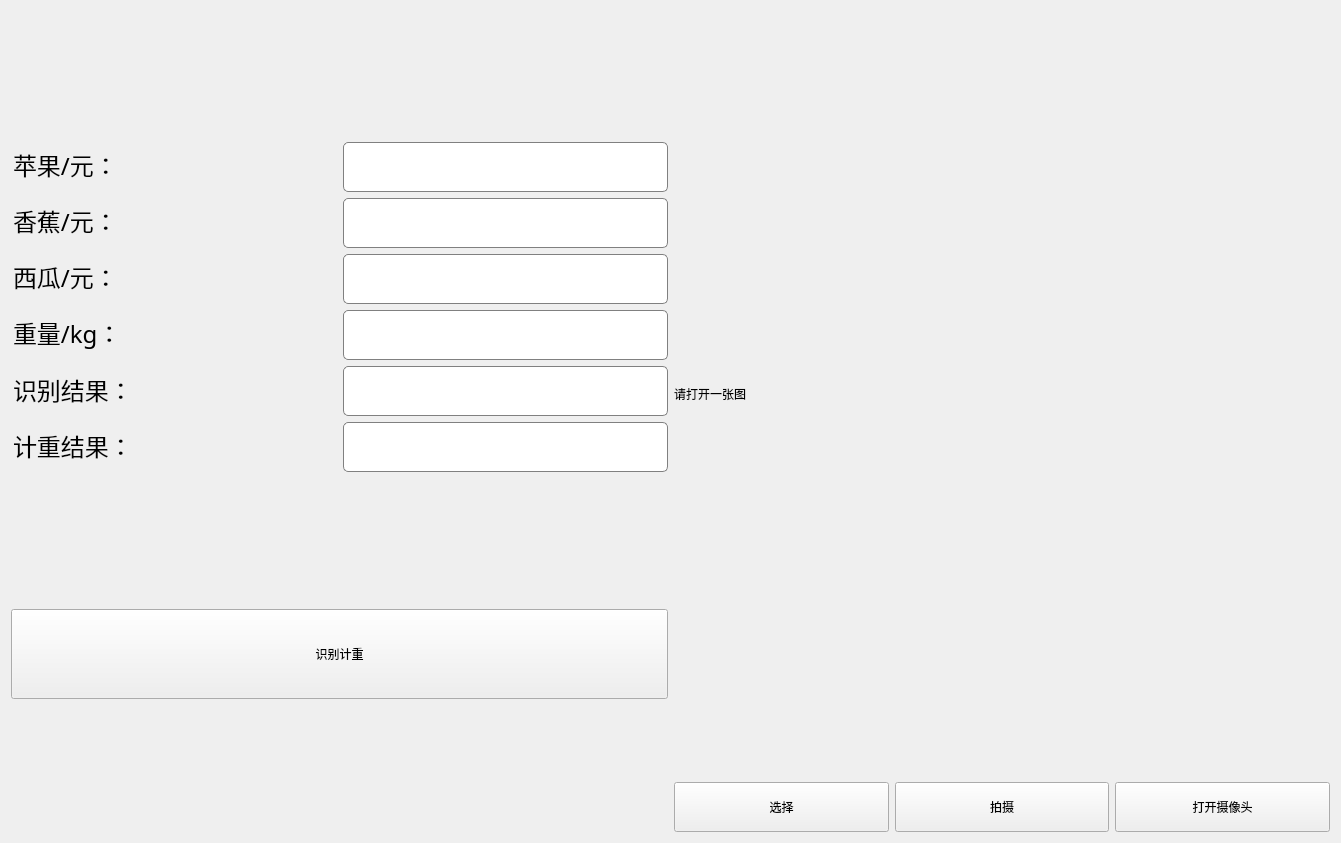
<?xml version="1.0" encoding="UTF-8"?>
<ui version="4.0">
 <class>Form</class>
 <widget class="QWidget" name="Form">
  <property name="geometry">
   <rect>
    <x>0</x>
    <y>0</y>
    <width>1341</width>
    <height>843</height>
   </rect>
  </property>
  <property name="minimumSize">
   <size>
    <width>251</width>
    <height>291</height>
   </size>
  </property>
  <property name="windowTitle">
   <string>Form</string>
  </property>
  <layout class="QGridLayout" name="gridLayout">
   <item row="0" column="0">
    <layout class="QVBoxLayout" name="verticalLayout_4">
     <item>
      <layout class="QHBoxLayout" name="horizontalLayout">
       <item>
        <layout class="QVBoxLayout" name="verticalLayout">
         <item>
          <widget class="QLineEdit" name="lineEdit">
           <property name="minimumSize">
            <size>
             <width>0</width>
             <height>50</height>
            </size>
           </property>
           <property name="font">
            <font>
             <family>黑体</family>
             <pointsize>18</pointsize>
            </font>
           </property>
           <property name="styleSheet">
            <string notr="true">QLineEdit {
   border: none;
   background-color: transparent;
}
</string>
           </property>
           <property name="text">
            <string>苹果/元：</string>
           </property>
           <property name="readOnly">
            <bool>true</bool>
           </property>
          </widget>
         </item>
         <item>
          <widget class="QLineEdit" name="lineEdit_2">
           <property name="minimumSize">
            <size>
             <width>0</width>
             <height>50</height>
            </size>
           </property>
           <property name="font">
            <font>
             <family>黑体</family>
             <pointsize>18</pointsize>
            </font>
           </property>
           <property name="styleSheet">
            <string notr="true">QLineEdit {
   border: none;
   background-color: transparent;
}
</string>
           </property>
           <property name="text">
            <string>香蕉/元：</string>
           </property>
           <property name="readOnly">
            <bool>true</bool>
           </property>
          </widget>
         </item>
         <item>
          <widget class="QLineEdit" name="lineEdit_3">
           <property name="minimumSize">
            <size>
             <width>0</width>
             <height>50</height>
            </size>
           </property>
           <property name="font">
            <font>
             <family>黑体</family>
             <pointsize>18</pointsize>
            </font>
           </property>
           <property name="styleSheet">
            <string notr="true">QLineEdit {
   border: none;
   background-color: transparent;
}
</string>
           </property>
           <property name="text">
            <string>西瓜/元：</string>
           </property>
           <property name="readOnly">
            <bool>true</bool>
           </property>
          </widget>
         </item>
         <item>
          <widget class="QLineEdit" name="lineEdit_4">
           <property name="minimumSize">
            <size>
             <width>0</width>
             <height>50</height>
            </size>
           </property>
           <property name="font">
            <font>
             <family>黑体</family>
             <pointsize>18</pointsize>
            </font>
           </property>
           <property name="styleSheet">
            <string notr="true">QLineEdit {
   border: none;
   background-color: transparent;
}
</string>
           </property>
           <property name="text">
            <string>重量/kg：</string>
           </property>
           <property name="readOnly">
            <bool>true</bool>
           </property>
          </widget>
         </item>
         <item>
          <widget class="QLineEdit" name="lineEdit_5">
           <property name="minimumSize">
            <size>
             <width>0</width>
             <height>50</height>
            </size>
           </property>
           <property name="font">
            <font>
             <family>黑体</family>
             <pointsize>18</pointsize>
            </font>
           </property>
           <property name="styleSheet">
            <string notr="true">QLineEdit {
   border: none;
   background-color: transparent;
}
</string>
           </property>
           <property name="text">
            <string>识别结果：</string>
           </property>
           <property name="readOnly">
            <bool>true</bool>
           </property>
          </widget>
         </item>
         <item>
          <widget class="QLineEdit" name="lineEdit_6">
           <property name="minimumSize">
            <size>
             <width>0</width>
             <height>50</height>
            </size>
           </property>
           <property name="font">
            <font>
             <family>黑体</family>
             <pointsize>18</pointsize>
            </font>
           </property>
           <property name="styleSheet">
            <string notr="true">QLineEdit {
   border: none;
   background-color: transparent;
}
</string>
           </property>
           <property name="text">
            <string>计重结果：</string>
           </property>
           <property name="readOnly">
            <bool>true</bool>
           </property>
          </widget>
         </item>
        </layout>
       </item>
       <item>
        <layout class="QVBoxLayout" name="verticalLayout_2">
         <item>
          <widget class="QLineEdit" name="apple">
           <property name="minimumSize">
            <size>
             <width>0</width>
             <height>50</height>
            </size>
           </property>
           <property name="styleSheet">
            <string notr="true">QLineEdit {
    border: 1px solid gray;
    border-radius: 5px;
    padding: 0 8px;
    background: white;
}
</string>
           </property>
          </widget>
         </item>
         <item>
          <widget class="QLineEdit" name="banana">
           <property name="minimumSize">
            <size>
             <width>0</width>
             <height>50</height>
            </size>
           </property>
           <property name="styleSheet">
            <string notr="true">QLineEdit {
    border: 1px solid gray;
    border-radius: 5px;
    padding: 0 8px;
    background: white;
}
</string>
           </property>
          </widget>
         </item>
         <item>
          <widget class="QLineEdit" name="watermelon">
           <property name="minimumSize">
            <size>
             <width>0</width>
             <height>50</height>
            </size>
           </property>
           <property name="styleSheet">
            <string notr="true">QLineEdit {
    border: 1px solid gray;
    border-radius: 5px;
    padding: 0 8px;
    background: white;
}
</string>
           </property>
          </widget>
         </item>
         <item>
          <widget class="QLineEdit" name="kg">
           <property name="minimumSize">
            <size>
             <width>0</width>
             <height>50</height>
            </size>
           </property>
           <property name="styleSheet">
            <string notr="true">QLineEdit {
    border: 1px solid gray;
    border-radius: 5px;
    padding: 0 8px;
    background: white;
}
</string>
           </property>
          </widget>
         </item>
         <item>
          <widget class="QLineEdit" name="recognize">
           <property name="minimumSize">
            <size>
             <width>0</width>
             <height>50</height>
            </size>
           </property>
           <property name="styleSheet">
            <string notr="true">QLineEdit {
    border: 1px solid gray;
    border-radius: 5px;
    padding: 0 8px;
    background: white;
}
</string>
           </property>
           <property name="readOnly">
            <bool>true</bool>
           </property>
           <property name="placeholderText">
            <string/>
           </property>
          </widget>
         </item>
         <item>
          <widget class="QLineEdit" name="result">
           <property name="minimumSize">
            <size>
             <width>0</width>
             <height>50</height>
            </size>
           </property>
           <property name="styleSheet">
            <string notr="true">QLineEdit {
    border: 1px solid gray;
    border-radius: 5px;
    padding: 0 8px;
    background: white;
}
</string>
           </property>
           <property name="inputMask">
            <string notr="true"/>
           </property>
           <property name="readOnly">
            <bool>true</bool>
           </property>
          </widget>
         </item>
        </layout>
       </item>
      </layout>
     </item>
     <item>
      <widget class="QPushButton" name="recognition">
       <property name="minimumSize">
        <size>
         <width>0</width>
         <height>90</height>
        </size>
       </property>
       <property name="text">
        <string>识别计重</string>
       </property>
      </widget>
     </item>
    </layout>
   </item>
   <item row="0" column="1">
    <layout class="QVBoxLayout" name="verticalLayout_3">
     <item>
      <widget class="QLabel" name="label">
       <property name="sizePolicy">
        <sizepolicy hsizetype="MinimumExpanding" vsizetype="MinimumExpanding">
         <horstretch>0</horstretch>
         <verstretch>0</verstretch>
        </sizepolicy>
       </property>
       <property name="minimumSize">
        <size>
         <width>350</width>
         <height>250</height>
        </size>
       </property>
       <property name="cursor">
        <cursorShape>ArrowCursor</cursorShape>
       </property>
       <property name="text">
        <string>请打开一张图</string>
       </property>
      </widget>
     </item>
     <item>
      <layout class="QHBoxLayout" name="horizontalLayout_2">
       <item>
        <widget class="QPushButton" name="choose">
         <property name="minimumSize">
          <size>
           <width>0</width>
           <height>50</height>
          </size>
         </property>
         <property name="text">
          <string>选择</string>
         </property>
        </widget>
       </item>
       <item>
        <widget class="QPushButton" name="shot">
         <property name="minimumSize">
          <size>
           <width>0</width>
           <height>50</height>
          </size>
         </property>
         <property name="text">
          <string>拍摄</string>
         </property>
        </widget>
       </item>
       <item>
        <widget class="QPushButton" name="open">
         <property name="minimumSize">
          <size>
           <width>0</width>
           <height>50</height>
          </size>
         </property>
         <property name="text">
          <string>打开摄像头</string>
         </property>
        </widget>
       </item>
      </layout>
     </item>
    </layout>
   </item>
  </layout>
 </widget>
 <resources/>
 <connections/>
</ui>
